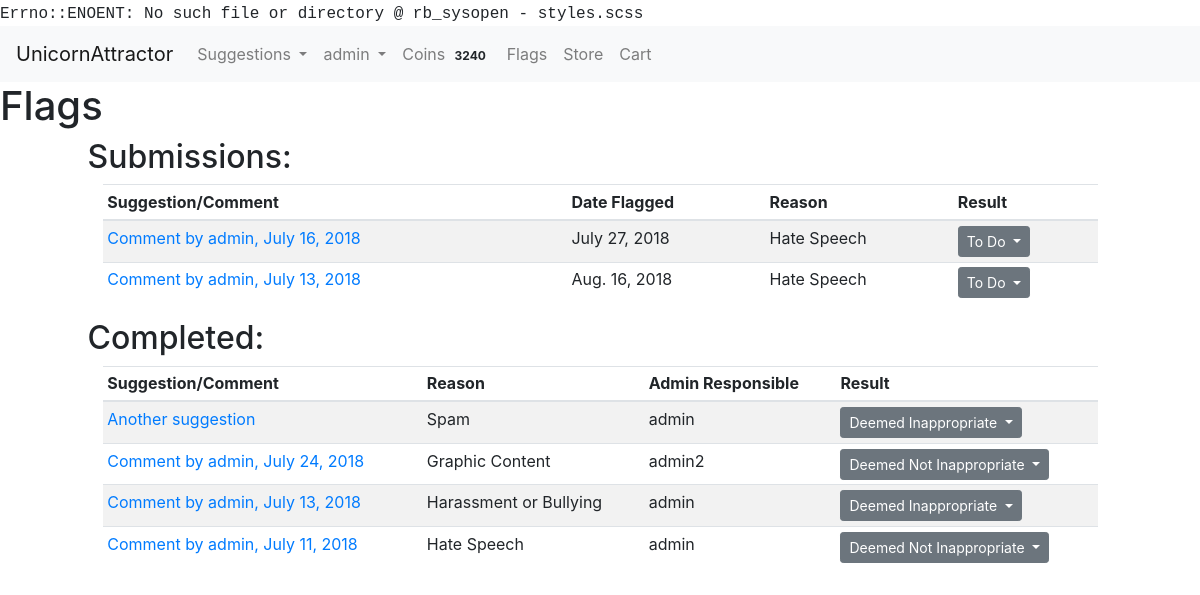
Page /suggestions/flags (signed in) on the committed database.
### accounts/models.py (models this page shows)
class User(AbstractUser):
    USERNAME_FIELD = "email"
    email = models.EmailField('email address', blank=False, unique=True)
    REQUIRED_FIELDS = []
    def __str__(self):
        return self.username

### usersuggestions/models.py (models this page shows, shortened)
class Flag(models.Model):
    flagged_item_choices = ((1, "comment"), (2, 'suggestion'))
    reason_choices = ((0, "Spam"), (1, "Hate Speech"), (2, "Graphic Content"), (3, "Harassment or Bullying"))
    result_choices = ((True, 'Deemed Inappropriate'), (False, 'Deemed Not Inappropriate'), (None, "To Do"))
    flagged_item_type = models.PositiveSmallIntegerField(choices=flagged_item_choices, null=False)
    flagged_by = models.ForeignKey(User, null=False, on_delete=models.PROTECT)
    suggestion = models.ForeignKey(Suggestion, null=True, blank=True, on_delete=models.SET_NULL)
    comment = models.ForeignKey(Comment, null=True, blank=True, on_delete=models.SET_NULL)
    reason = models.PositiveSmallIntegerField(choices=reason_choices, null=False, blank=False)
    date_time_marked = models.DateTimeField(auto_now_add=True)
    responsible_admin = models.ForeignKey(User, related_name="admin_assigned", null=True, blank=True,
                                          on_delete=models.PROTECT)
    result = models.NullBooleanField(blank=True, null=True, choices=result_choices)

class Comment(models.Model):
    user = models.ForeignKey(User, null=False, on_delete=models.PROTECT)
    suggestion = models.ForeignKey(Suggestion, null=False, on_delete=models.CASCADE)
    admin_page_comment = models.BooleanField(blank=False, default=False)
    comment = RichTextUploadingField()
    date_time = models.DateTimeField(auto_now_add=True)

class Suggestion(models.Model):
    suggestion_choices = ((True, 'Feature'), (False, 'Bug Fix'))
    is_feature = models.BooleanField(blank=False, default=False, choices=suggestion_choices)
    user = models.ForeignKey(User, null=False, on_delete=models.PROTECT)
    title = models.CharField(max_length=200, blank=False)
    details = RichTextUploadingField()
    date_time = models.DateTimeField(auto_now_add=True)
    delay_submission = models.BooleanField(null=False, blank=True, default=False)

### usersuggestions/views.py (the view)
@login_required()
def render_flags_page(request):
    if not request.user.is_staff:
        return redirect("issue_tracker")
    flags = Flag.objects.all()
    return render(request, "view_flags.html", {"flags": flags})

### market/cart.py (called while the page is built)
    def __len__(self):
        return sum(item['quantity'] for item in self.cart.values())

### market/coins.py (called while the page is built)
def return_user_coins(user):
    UserCoins.objects.get_or_create(user=user)
    user_row = UserCoins.objects.get(user=user)
    return user_row.coins

### market/contexts.py (called while the page is built)
def cart(request):
    return {'cart': Cart(request)}

def usercoins(request):
    if request.user.is_authenticated:
        user = request.user
        coins_amount = return_user_coins(user)
        return {"usercoins": coins_amount}
    else:
        return {"usercoins": None}

def coins_are_enabled(request):
    return {"coins_are_enabled": settings.COINS_ENABLED }

### usersuggestions/templates/view_flags.html (shortened to what this page needs)
{% extends 'base.html' %} {% block title %}Flags{% endblock %} {% block content %}
<main id="flags">
    <h1 id="page-header">Flags</h1>
    <div class="row">
        <div class="offset-md-1">
            <h2 class="section-header">Submissions:</h2>
        </div>
    </div>
    <div class="row">
        <div class="col-xs-12 table-col col-md-10 offset-md-1">
            <table class="table table-sm table-striped">
                <thead>
                    <tr>
                        <th scope="col">Suggestion/Comment</th>
                        <th scope="col">Date Flagged</th>
                        <th scope="col">Reason</th>
                        <th scope="col">Result</th>
                    </tr>
                </thead>
                <tbody>
                    {% for flag in flags %} {% if flag.result == None %}
                    <tr>
                        <td>
                            {% if flag.flagged_item_type == 1 %}
                            <a href="{% url 'view_suggestion' flag.comment.suggestion.id %}#{{ flag.comment.id }}" target="_blank">Comment by {{ flag.comment.user }}, {{ flag.comment.date_time.date }}</a> {% else %}
                            <a href="{% url 'view_suggestion' flag.suggestion.id %}" target="_blank">{{ flag.suggestion.title }}</a> {% endif %}
                        </td>
                        <td>{{ flag.date_time_marked.date }}</td>
                        <td>{{ flag.get_reason_display }}</td>
                        <td>
                            <button id="flagResultButtonGroup" type="button" class="btn btn-sm btn-secondary dropdown-toggle" data-toggle="dropdown" aria-haspopup="true" aria-expanded="false">
     To Do
    </button>
                        </td>
                    </tr>
                    {% endif %} {% endfor %}
                </tbody>
            </table>
        </div>
    </div>
    <div class="row">
        <div class="offset-md-1">
            <h2 class="section-header">Completed:</h2>
        </div>
    </div>
    <div class="row">
        <div class="col-xs-12 table-col col-md-10 offset-md-1">
            <table class="table table-sm table-striped">
                <thead>
                    <tr>
                        <th scope="col">Suggestion/Comment</th>
                        <th scope="col">Reason</th>
                        <th scope="col">Admin Responsible</th>
                        <th scope="col">Result</th>
                    </tr>
                </thead>
                <tbody>
                    {% for flag in flags %} {% if flag.result is not None %}
                    <tr>
                        <td>
                            {% if flag.flagged_item_type == 1 %}
                            <a href="{% url 'view_suggestion' flag.comment.suggestion.id %}#{{ flag.comment.id }}" target="_blank">Comment by {{ flag.comment.user }}, {{ flag.comment.date_time.date }}</a> {% else %}
                            <a href="{% url 'view_suggestion' flag.suggestion.id %}" target="_blank">{{ flag.suggestion.title }}</a> {% endif %}
                        </td>
                        <td>{{ flag.get_reason_display }}</td>
                        <td>{{ flag.responsible_admin }}</td>
                        <td>
                            <button id="flagResultButtonGroup" type="button" class="btn btn-sm btn-secondary dropdown-toggle" data-toggle="dropdown" aria-haspopup="true" aria-expanded="false">
     {{ flag.get_result_display }}
    </button>
                        </td>
                    </tr>
                    {% endif %} {% endfor %}
                </tbody>
            </table>
        </div>
    </div>
</main>
{% endblock %}

### templates/base.html (shortened to what this page needs)
<!DOCTYPE html>
{% load staticfiles %}
<html lang="en">
<head>
    <link rel="stylesheet" href="https://maxcdn.bootstrapcdn.com/bootstrap/4.0.0/css/bootstrap.min.css"
>
   <link rel="stylesheet" href="{% static 'css/styles.css' %}">
</head>
<header>
    <nav class="navbar navbar-expand-lg navbar-light bg-light justify-content-between">
        <a class="navbar-brand website-title" href="{% url 'home' %}">UnicornAttractor</a>
        <div class="collapse navbar-collapse" id="navbarSupportedContent">
            <ul class="navbar-nav mr-auto">
                <li class="nav-item dropdown">
                    <a class="nav-link dropdown-toggle" href="{% url 'issue_tracker' %}" id="navbarDropdown"
                       role="button" data-toggle="dropdown" aria-haspopup="true" aria-expanded="false">
                        Suggestions
                    </a>
                </li>
                {% if user.is_authenticated %}
                <li class="nav-item dropdown">
                    <a class="nav-link dropdown-toggle" href="#" id="navbarDropdownUser" role="button"
                       data-toggle="dropdown" aria-haspopup="true" aria-expanded="false">
                        {{ user.username }}
                    </a>
                </li>
                {% if coins_are_enabled %}
                <li class="nav-item">
                    <a class="nav-link" href="{% url 'earn_coins' %}"> Coins <span class="badge badge-light">{{ usercoins }}</span></a>
                </li>
                {% endif %}
                {% endif %}
                {% if request.user.is_staff %}
                <li class="nav-item">
                    <a class="nav-link" href="{% url 'flags' %}">Flags</a>
                </li>
                {% endif %}
                <li class="nav-item">
                    <a class="nav-link" href="{% url 'store' %}">Store</a>
                </li>
                <li class="nav-item">
                    <a class="nav-link" href="{% url 'view_cart' %}">Cart </a>
                </li>
            </ul>
        </div>
    </nav>
</header>
<body>
{% block content %}{% endblock %}
</body>
</html>

### styles.css (style rules this page uses)
body:before { white-space: pre; font-family: monospace; content: "Errno::ENOENT: No such file or directory @ rb_sysopen - styles.scss"; }

### rows in the picture
User: username "admin"
Flag: comment.user "admin", comment.date_time "July 16, 2018", date_time_marked "July 27, 2018", reason "Hate Speech"
Flag: comment.user "admin", comment.date_time "July 13, 2018", date_time_marked "Aug. 16, 2018", reason "Hate Speech"
Flag: suggestion "Another suggestion", reason "Spam", responsible_admin "admin", result "Deemed Inappropriate"
Flag: comment.user "admin", comment.date_time "July 24, 2018", reason "Graphic Content", responsible_admin "admin2", result "Deemed Not Inappropriate"
Flag: comment.user "admin", comment.date_time "July 13, 2018", reason "Harassment or Bullying", responsible_admin "admin", result "Deemed Inappropriate"
Flag: comment.user "admin", comment.date_time "July 11, 2018", reason "Hate Speech", responsible_admin "admin", result "Deemed Not Inappropriate"

### other values in the picture
{{ usercoins }} "3240"
